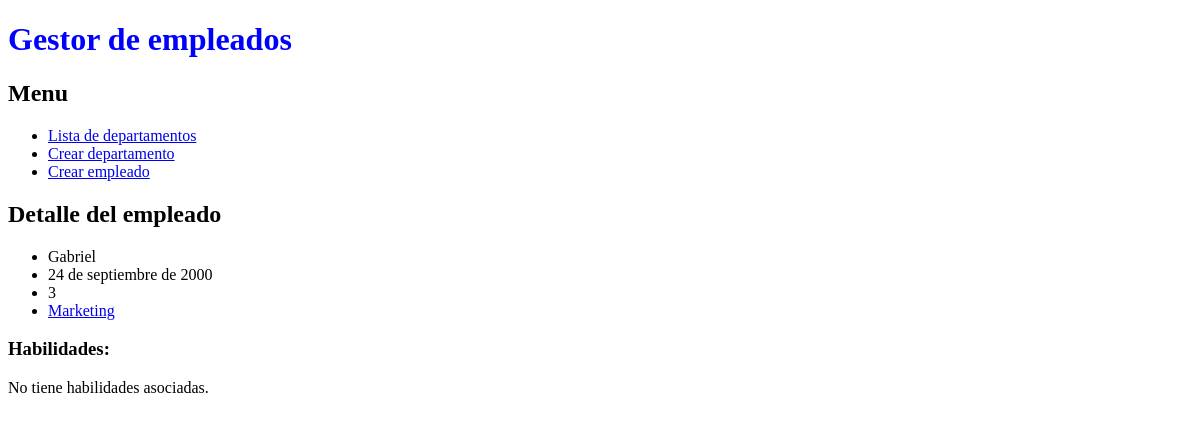
/appEmpresaDjango/departamentos/6, run on an earlier commit of the app's database.
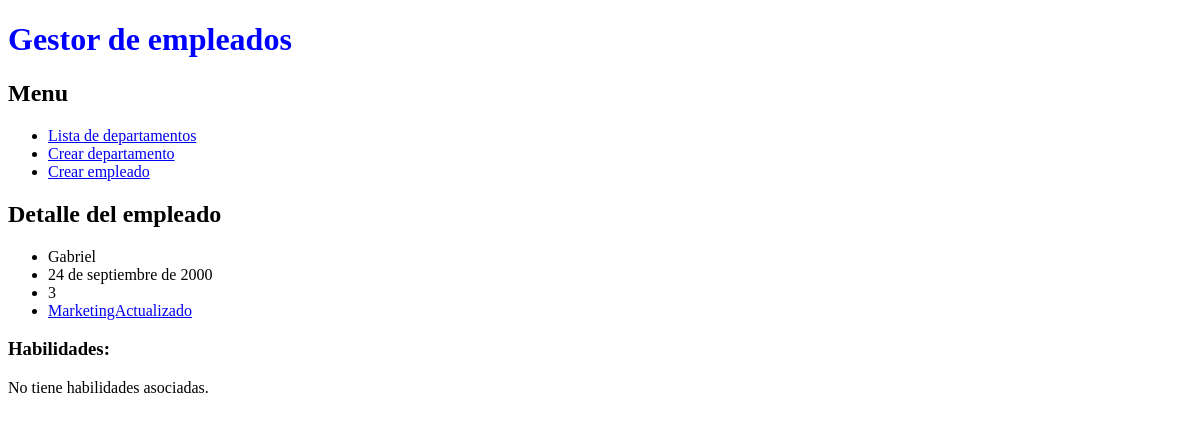
And on a later commit of the database.
### appEmpresaDjango/models.py (models this page shows, shortened)
class Empleado(models.Model):
    nombre = models.CharField(max_length=40)
    fecha_nacimiento=models.DateField()
    antiguedad=models.IntegerField()
    departamento=models.ForeignKey(Departamento, on_delete=models.CASCADE) #1-N
    habilidad= models.ManyToManyField(Habilidad) #N-M
    created = models.DateTimeField(auto_now_add=True)
    updated = models.DateTimeField(auto_now=True)
    class Meta:
        verbose_name_plural = "empleados"
        verbose_name= "empleado"
        ordering = ["-created"]

class Departamento(models.Model):
    nombre = models.CharField(max_length=60)
    telefono =  models.IntegerField()
    created = models.DateTimeField(auto_now_add=True, blank=True, null=True)
    updated = models.DateTimeField(auto_now=True, blank=True, null=True)
    class Meta:
        verbose_name_plural = "departamentos"
        verbose_name= "departamento"
        ordering = ["-created"]

### appEmpresaDjango/views.py (the view)
# urls.py: path('/departamentos/<int:pk>', DepartamentoDetailView.as_view(), name='departamentos_show'),
class DepartamentoDetailView(DetailView):
    model = Departamento
    def get_queryset(self):
        departamento = get_object_or_404(Departamento, id=self.kwargs['pk'])
        return Empleado.objects.filter(departamento=departamento)

### templates/appEmpresaDjango/empleado_detail.html
{% extends 'base.html' %}
{% block contenido %}
        <h2>Detalle del empleado</h2>
        {% if empleado %}
            <ul>
                <li>{{ empleado.nombre }}</li>
                <li>{{ empleado.fecha_nacimiento }}</li>
                <li>{{ empleado.antiguedad }}</li>
                <li>
                    <a href="{% url 'departamentos_show' empleado.departamento.id %}">{{ empleado.departamento.nombre }}</a>
                </li>
            </ul>
            <h3>Habilidades:</h3>
            {% if habilidades %}
                <ol>
                    {% for habilidad in habilidades %}
                    	<li>
                            <a href="{% url 'habilidades_show' habilidad.id %}">{{ habilidad.nombre }}</a>
                        </li>
                    {% endfor %}
                </ol>
            {% else %}
                <p>No tiene habilidades asociadas.</p>
            {% endif %}
        {% else %}
            <p>No existe este empleado.</p>
        {% endif %}
{% endblock %}

### templates/base.html (shortened to what this page needs)
<!doctype html>
<html lang="en">
<head>
    {% load static %}
    <link rel="stylesheet" href="{% static 'css/style.css' %}">
</head>
<body>
    <div id="content">
        <h1>Gestor de empleados</h1>
        <h2>Menu</h2>
        <ul>
            <li><a href="/appEmpresaDjango/departamentos">Lista de departamentos</a></li>
            <li><a href="{% url 'departamento_create' %}">Crear departamento</a></li>
            <li><a href="{% url 'empleado_create' %}">Crear empleado</a></li>
        </ul>
        {% block contenido %}{% endblock %}
    </div>
</body>
</html>

### static/css/style.css (style rules this page uses)
h1 { color:blue; }

What changed in the data, as far as the page shows it:
changed through a linked row, Empleado "Gabriel": departamento.nombre "Marketing" → "MarketingActualizado"
